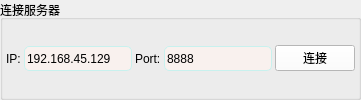
      <widget class="QGroupBox" name="groupBox_4">
       <property name="styleSheet">
        <string notr="true"/>
       </property>
       <property name="title">
        <string>连接服务器</string>
       </property>
       <layout class="QHBoxLayout" name="horizontalLayout_7">
        <property name="spacing">
         <number>3</number>
        </property>
        <property name="leftMargin">
         <number>3</number>
        </property>
        <property name="topMargin">
         <number>3</number>
        </property>
        <property name="rightMargin">
         <number>3</number>
        </property>
        <property name="bottomMargin">
         <number>3</number>
        </property>
        <item>
         <widget class="QLabel" name="label">
          <property name="styleSheet">
           <string notr="true">background:transparent;</string>
          </property>
          <property name="text">
           <string>IP:</string>
          </property>
         </widget>
        </item>
        <item>
         <widget class="QLineEdit" name="ip">
          <property name="sizePolicy">
           <sizepolicy hsizetype="Minimum" vsizetype="Fixed">
            <horstretch>0</horstretch>
            <verstretch>0</verstretch>
           </sizepolicy>
          </property>
          <property name="minimumSize">
           <size>
            <width>0</width>
            <height>25</height>
           </size>
          </property>
          <property name="styleSheet">
           <string notr="true">background:transparent;
background-color: rgb(249,241,238);
border-radius:5px;
border:1px solid rgb(200,241,238)</string>
          </property>
          <property name="text">
           <string>192.168.45.129</string>
          </property>
         </widget>
        </item>
        <item>
         <widget class="QLabel" name="label_2">
          <property name="styleSheet">
           <string notr="true">background:transparent;</string>
          </property>
          <property name="text">
           <string>Port:</string>
          </property>
         </widget>
        </item>
        <item>
         <widget class="QLineEdit" name="port">
          <property name="sizePolicy">
           <sizepolicy hsizetype="Minimum" vsizetype="Fixed">
            <horstretch>0</horstretch>
            <verstretch>0</verstretch>
           </sizepolicy>
          </property>
          <property name="minimumSize">
           <size>
            <width>0</width>
            <height>25</height>
           </size>
          </property>
          <property name="maximumSize">
           <size>
            <width>300</width>
            <height>16777215</height>
           </size>
          </property>
          <property name="styleSheet">
           <string notr="true">background:transparent;
background-color: rgb(249,241,238);
border-radius:5px;
border:1px solid rgb(200,241,238)</string>
          </property>
          <property name="text">
           <string>8888</string>
          </property>
         </widget>
        </item>
        <item>
         <widget class="QPushButton" name="connServer">
          <property name="styleSheet">
           <string notr="true">background-color: rgb(255, 255, 255);</string>
          </property>
          <property name="text">
           <string>连接</string>
          </property>
         </widget>
        </item>
       </layout>
      </widget>
